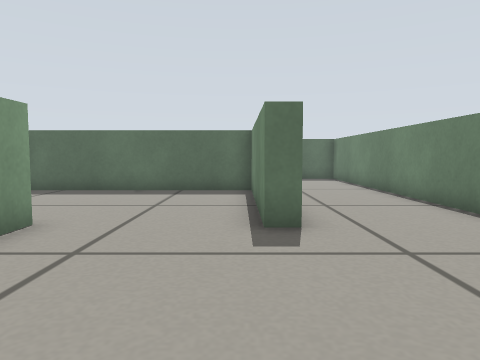
[1] (above)

17 first-person views from a walk through a world built for the Gazebo simulator. The camera is 0.29 m above the floor, tilts 4° down and sees 70° across. The floor is counted in squares, 0.25 m on a side. Each view is taken from the middle of a square. On the plan, view 1 faces up. The plan holds only what a view shows up to about 14 squares ahead; the rest is blank. Surface patterns are stand-ins for the level's own textures.

[2]
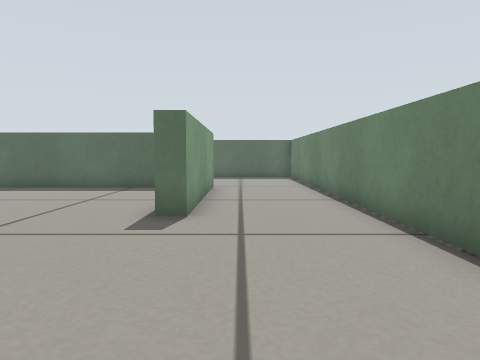

[3]
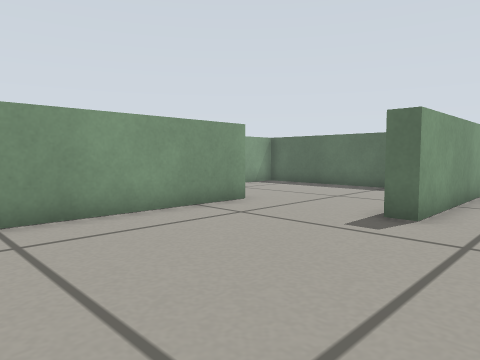

[4]
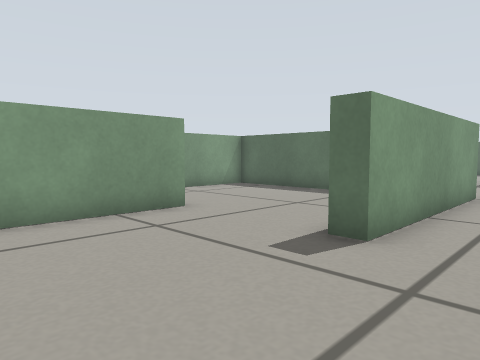

[5]
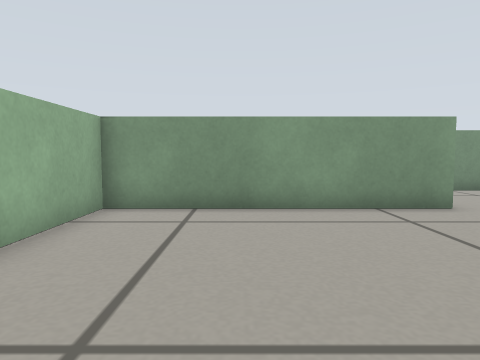

[6]
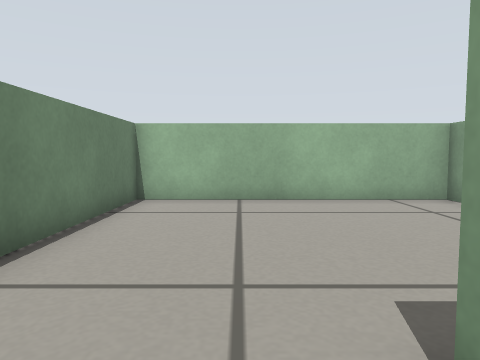

[7]
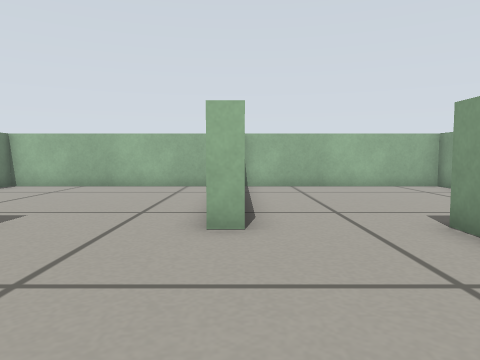

[8]
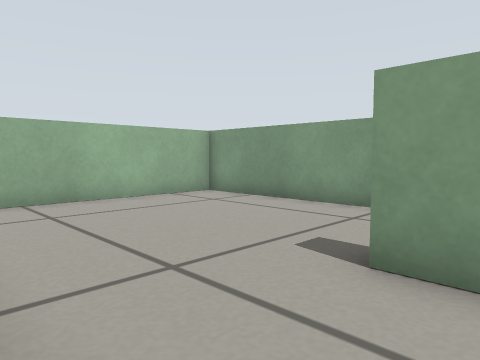

[9]
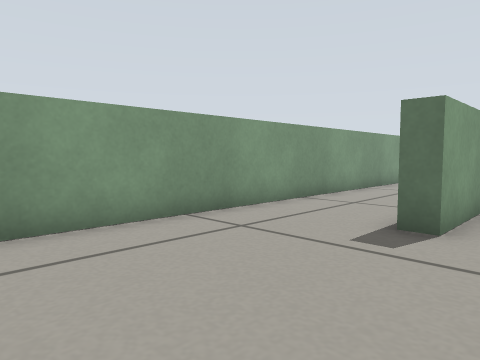

[10]
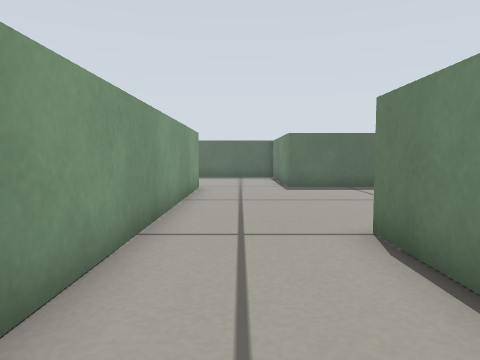

[11]
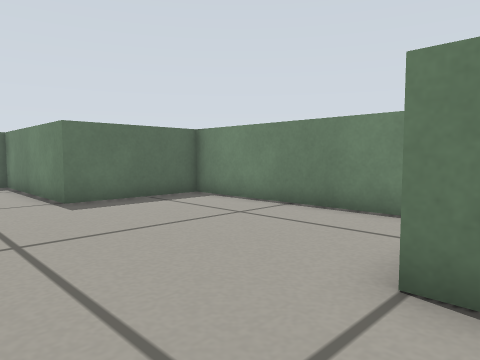

[12]
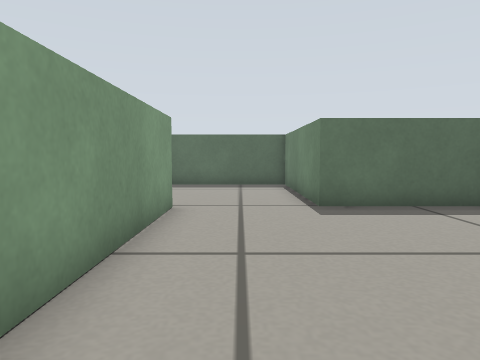

[13]
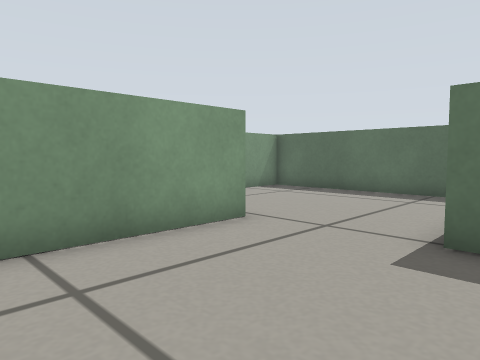

[14]
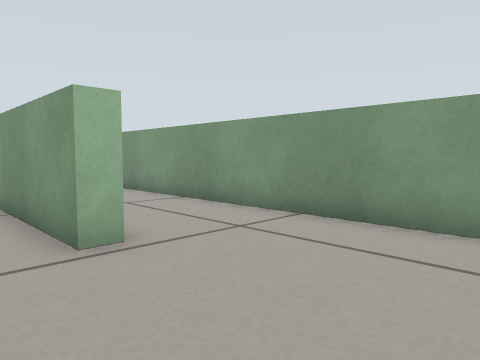

[15]
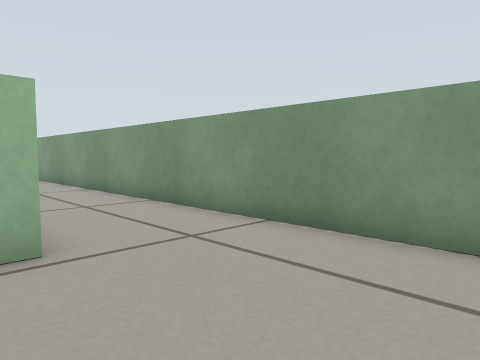

[16]
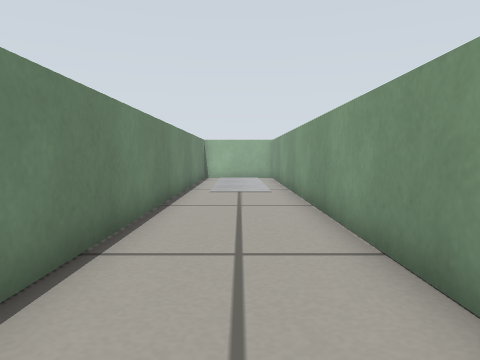

[17]
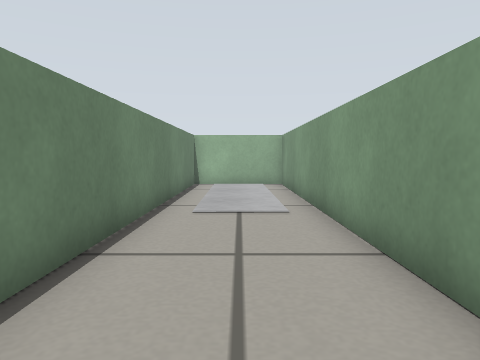

### Floor plan
Points are (right, up) in squares from view 1. A wall is a line through its corners. A room is listed if a view was taken in it or the views show most of it. See-through windows are left out.
Room 1 (views 1, 2, 3, 4, 5, 6, 7, 8)
walls: (-4.1, 5.7) (-3.5, 5.7) (-3.5, -2) (4.7, -2) (4.7, 12.6); (0.5, 11.5) (-7.1, 11.5); (1, 12.1) (1, 5.4) (0.4, 5.4) (0.4, 11.1); (-7.4, 10.5) (-7.4, 6.6)
ways out: opening at (-6, 5.7) to room 2; opening at (3, 13)
Room 2 (views 9, 10, 11, 12)
walls: (-7.4, 6.6) (-7.4, 5.4) (-8.1, 5.4); (-8, 9.7) (-8, 12.1); (-11.5, 13.5) (-11.5, -2) (-4.1, -2)
ways out: opening at (-6, 5.7) to room 1; opening at (-10, 12.7) to room 3
Room 3 (view 13)
walls: (-4.2, 13.4) (-4.2, 19.8) (-8.2, 19.8); (-11.5, 19.7) (-11.5, 13.5)
ways out: opening at (-10, 12.7) to room 2; opening at (-10, 20) to room 4
Room 4 (views 14, 15, 16, 17)
walls: (-12.2, 19.7) (-11.5, 19.7); (-8.2, 19.8) (-8.2, 25.8) (-15.7, 25.8) (-15.7, -2) (-12.1, -2) (-12.1, 13.5)
ways out: opening at (-10, 20) to room 3

Positions as (right, up) in squares from view 1, and headings:
1: (0, 0), facing up
2: (2, -1), facing up
3: (3, -1), facing up-left
4: (3, 1), facing up-left
5: (4, 1), facing left
6: (2, 7), facing down
7: (-4, 11), facing down
8: (-4, 7), facing down-left
9: (-6, 0), facing up-left
10: (-10, 7), facing up
11: (-11, 11), facing up-right
12: (-10, 12), facing up
13: (-7, 15), facing up-left
14: (-10, 24), facing down-left
15: (-11, 24), facing down-left
16: (-14, 16), facing down
17: (-14, 12), facing down
